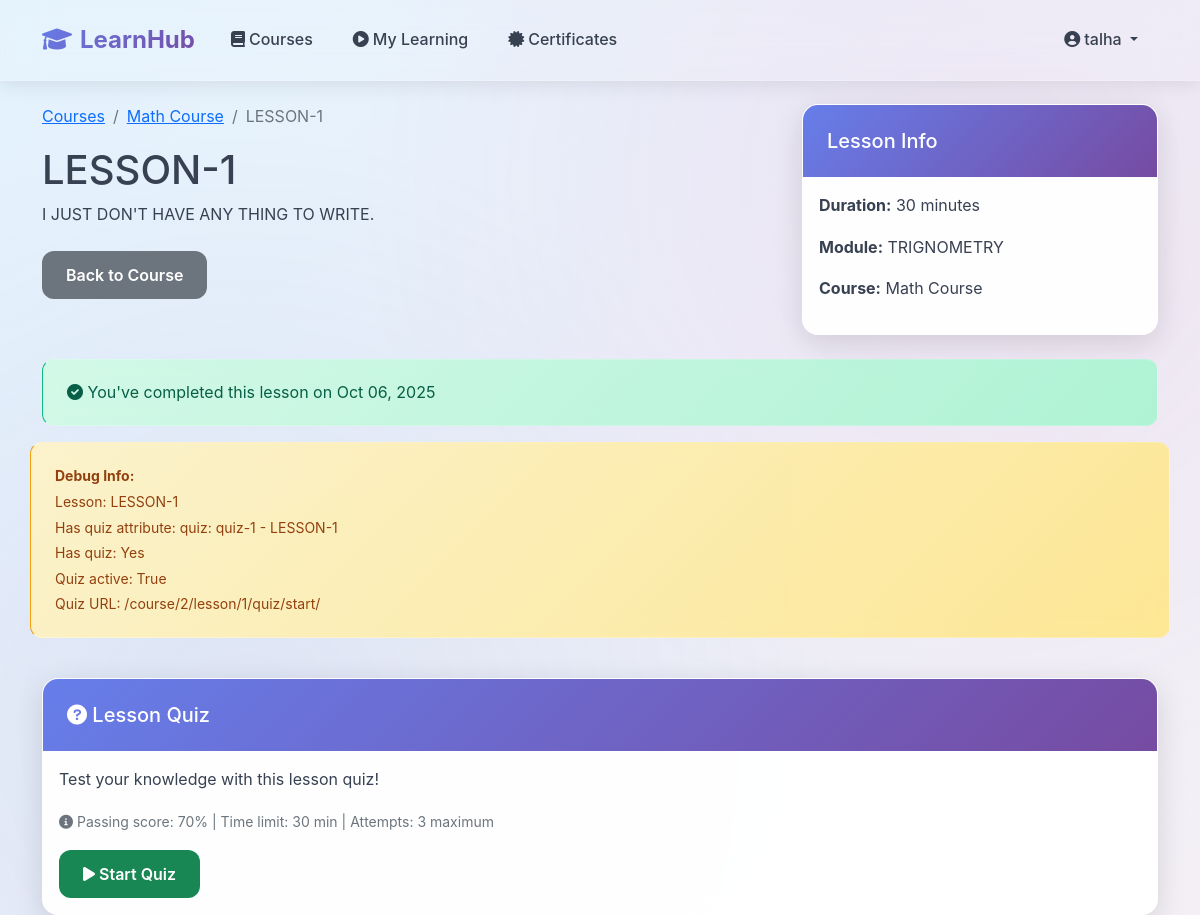
Page /course/2/lesson/1/ (signed in) on the committed database.
### courses/models.py (models this page shows, shortened)
class Course(models.Model):
    title = models.CharField(max_length=200)
    description = models.TextField()
    instructor = models.ForeignKey(User, on_delete=models.CASCADE, related_name='courses_taught')
    price = models.DecimalField(max_digits=10, decimal_places=2, default=0.00)
    thumbnail = models.ImageField(upload_to='course_thumbnails/', null=True, blank=True)
    created_at = models.DateTimeField(auto_now_add=True)
    updated_at = models.DateTimeField(auto_now=True)
    is_published = models.BooleanField(default=False)

class Lesson(models.Model):
    module = models.ForeignKey(Module, on_delete=models.CASCADE, related_name='lessons')
    title = models.CharField(max_length=200)
    content = models.TextField()
    video_url = models.URLField(blank=True, null=True)
    duration = models.PositiveIntegerField(help_text='Duration in minutes')
    order = models.PositiveIntegerField(default=0)
    class Meta:
        ordering = ['order']

class Module(models.Model):
    course = models.ForeignKey(Course, on_delete=models.CASCADE, related_name='modules')
    title = models.CharField(max_length=200)
    description = models.TextField(blank=True)
    order = models.PositiveIntegerField(default=0)
    class Meta:
        ordering = ['order']

class LessonProgress(models.Model):
    student = models.ForeignKey(User, on_delete=models.CASCADE, related_name='lesson_progress')
    lesson = models.ForeignKey(Lesson, on_delete=models.CASCADE, related_name='progress')
    completed = models.BooleanField(default=False)
    completed_at = models.DateTimeField(null=True, blank=True)
    class Meta:
        unique_together = ['student', 'lesson']

class Quiz(models.Model):
    lesson = models.OneToOneField(Lesson, on_delete=models.CASCADE, related_name='quiz')
    title = models.CharField(max_length=200)
    description = models.TextField(blank=True)
    passing_score = models.IntegerField(default=70)
    time_limit = models.IntegerField(default=30, help_text="Time limit in minutes")
    max_attempts = models.IntegerField(default=3, help_text="Maximum number of attempts")
    is_active = models.BooleanField(default=True)
    def __str__(self):
        return f"quiz: {self.title} - {self.lesson.title}"

### courses/views.py (the view)
# urls.py: path('course/<int:course_id>/lesson/<int:lesson_id>/', views.lesson_detail, name='lesson_detail'),
@login_required
def lesson_detail(request, course_id, lesson_id):
    lesson = get_object_or_404(Lesson, id=lesson_id, module__course_id=course_id)
    course = lesson.module.course
    if not Enrollment.objects.filter(student=request.user, course=course,).exists():
        messages.error(request, 'You need to enroll in this course first')
        return redirect('course_detail', course_id=course_id)
    lesson_progress, created = LessonProgress.objects.get_or_create(student=request.user, lesson=lesson)
    if not lesson_progress.completed:
        lesson_progress.completed = True
        lesson_progress.completed_at = timezone.now()
        lesson_progress.save()
        messages.success(request, f"Lesson marked as completed!")
    return render(request, 'courses/lesson_detail.html', {
        'lesson' : lesson,
        'course' : course,
        'lesson_progress' : lesson_progress
    })

### courses/templates/courses/lesson_detail.html (shortened to what this page needs)
{% extends 'base.html' %}
{% block content %}
<div class="row">
    <div class="col-md-8">
        <nav aria-label="breadcrumb">
            <ol class="breadcrumb">
                <li class="breadcrumb-item"><a href="{% url 'course_list' %}">Courses</a></li>
                <li class="breadcrumb-item"><a href="{% url 'course_dashboard' course.id %}">{{ course.title }}</a></li>
                <li class="breadcrumb-item active">{{ lesson.title }}</li>
            </ol>
        </nav>
        <h1>{{ lesson.title }}</h1>
        <div class="lesson-content">
            {{ lesson.content|linebreaks }}
        </div>
        <div class="mt-4">
            <a href="{% url 'course_dashboard' course.id %}" class="btn btn-secondary">Back to Course</a>
        </div>
    </div>
    <div class="col-md-4">
        <div class="card">
            <div class="card-header">
                <h5 class="mb-0">Lesson Info</h5>
            </div>
            <div class="card-body">
                <p><strong>Duration:</strong> {{ lesson.duration }} minutes</p>
                <p><strong>Module:</strong> {{ lesson.module.title }}</p>
                <p><strong>Course:</strong> {{ course.title }}</p>
            </div>
        </div>
    </div>
    <div class="mt-4">
        {% if not lesson_progress.completed %}
        <form method="post" action="{% url 'mark_lesson_completed' course.id lesson.id %}">
            {% csrf_token %}
            <button type="submit" class="btn btn-success">
                <i class="fas fa-check"></i> Mark as Completed
            </button>
        </form>
        {% else %}
        <div class="alert alert-success">
            <i class="fas fa-check-circle"></i> You've completed this lesson on {{ lesson_progress.completed_at|date:"M d, Y" }}
        </div>
        {% endif %}
    </div>
    <div class="alert alert-warning">
        <small>
            <strong>Debug Info:</strong><br>
            Lesson: {{ lesson.title }}<br>
            Has quiz attribute: {{ lesson.quiz }}<br>
            Has quiz: {% if lesson.quiz %}Yes{% else %}No{% endif %}<br>
            Quiz active: {% if lesson.quiz %}{{ lesson.quiz.is_active }}{% else %}No quiz{% endif %}<br>
            Quiz URL: {% url 'start_quiz' course.id lesson.id %}
        </small>
    </div>
    <div class="mt-4">
        {% if lesson.quiz and lesson.quiz.is_active %}
        <div class="card">
            <div class="card-header">
                <h5 class="mb-0"><i class="fas fa-question-circle"></i> Lesson Quiz</h5>
            </div>
            <div class="card-body">
                <p>Test your knowledge with this lesson quiz!</p>
                <p class="text-muted">
                    <small>
                        <i class="fas fa-info-circle"></i>
                        Passing score: {{ lesson.quiz.passing_score }}% |
                        Time limit: {{ lesson.quiz.time_limit }} min |
                        Attempts: {{ lesson.quiz.max_attempts }} maximum
                     </small>
                </p>
                <a href="{% url 'start_quiz' course.id lesson.id %}" class="btn btn-success">
                    <i class="fas fa-play"></i> Start Quiz
                </a>
            </div>
        </div>
        {% endif %}
    </div>
</div>
{% endblock %}

### templates/base.html (shortened to what this page needs)
<!DOCTYPE html>
<html lang="en">
<head>
    <link href="https://cdn.jsdelivr.net/npm/bootstrap@5.1.3/dist/css/bootstrap.min.css" rel="stylesheet">
    <link rel="stylesheet" href="https://cdnjs.cloudflare.com/ajax/libs/font-awesome/6.0.0/css/all.min.css">
    <link rel="stylesheet" href="https://cdnjs.cloudflare.com/ajax/libs/animate.css/4.1.1/animate.min.css">
    {% load static %}
    <link rel="stylesheet" href="{% static 'css/custom.css' %}">
</head>
<body>
    <nav class="navbar navbar-expand-lg navbar-light fixed-top">
        <div class="container">
            <a class="navbar-brand fw-bold" href="{% url 'course_list' %}">
                <i class="fas fa-graduation-cap me-2"></i>LearnHub
            </a>
            <div class="collapse navbar-collapse" id="navbarNav">
                <ul class="navbar-nav me-auto">
                    <li class="nav-item">
                        <a class="nav-link" href="{% url 'course_list' %}">
                            <i class="fas fa-book me-1"></i>Courses
                        </a>
                    </li>
                    {% if user.is_authenticated %}
                    <li class="nav-item">
                        <a class="nav-link" href="{% url 'my_courses' %}">
                            <i class="fas fa-play-circle me-1"></i>My Learning
                        </a>
                    </li>
                    <li class="nav-item">
                        <a class="nav-link" href="{% url 'my_certificates' %}">
                            <i class="fas fa-certificate me-1"></i>Certificates
                        </a>
                    </li>
                    {% endif %}
                </ul>
                <ul class="navbar-nav">
                    {% if user.is_authenticated %}
                    <li class="nav-item dropdown">
                        <a class="nav-link dropdown-toggle" href="#" id="navbarDropdown" role="button" data-bs-toggle="dropdown">
                            <i class="fas fa-user-circle me-1"></i>{{ user.username }}
                        </a>
                    </li>
                    {% endif %}
                </ul>
            </div>
        </div>
    </nav>
    <main style="padding-top: 80px;">
        <div class="container mt-4">
            {% block content %}
            {% endblock %}
        </div>
    </main>
</body>
<div class="background-overlay"></div>
</html>

### static/css/custom.css (style rules this page uses)
:root { --primary: #4361ee; --primary-dark: #3a0ca3; --secondary: #7209b7; --success: #4cc9f0; --warning: #f72585; --light: #f8f9fa; --dark: #212529; --gradient-primary: linear-gradient(135deg, #667eea 0%, #764ba2 100%); --gradient-success: linear-gradient(135deg, #4cc9f0 0%, #4361ee 100%); --body-bg: linear-gradient(135deg, #e3f2fd 0%, #f3eff5 100%); }
body { font-family: 'Inter', 'Segoe UI', system-ui, sans-serif; background: var(--body-bg); background-attachment: fixed; min-height: 100vh; line-height: 1.6; color: #374151; margin: 0; padding: 0; }
.background-overlay { position: fixed; top: 0; left: 0; width: 100%; height: 100%; background: radial-gradient(circle at 20% 80%, rgba(120, 119, 198, 0.1) 0%, transparent 50%), radial-gradient(circle at 80% 20%, rgba(255, 119, 198, 0.1) 0%, transparent 50%); pointer-events: none; z-index: -1; }
.navbar { margin-bottom: 0 !important; }
.card { border: none; border-radius: 16px; box-shadow: 0 8px 30px rgba(0, 0, 0, 0.12); background: rgba(255, 255, 255, 0.95); backdrop-filter: blur(10px); transition: all 0.3s cubic-bezier(0.4, 0, 0.2, 1); overflow: hidden; border: 1px solid rgba(255, 255, 255, 0.2); }
.card-header { background: var(--gradient-primary); border-bottom: none; padding: 1.5rem; }
.card-header h1, .card-header h2, .card-header h3, .card-header h4, .card-header h5, .card-header h6 { color: white; margin: 0; }
.btn { border-radius: 12px; font-weight: 600; padding: 0.75rem 1.5rem; border: none; transition: all 0.3s cubic-bezier(0.4, 0, 0.2, 1); position: relative; overflow: hidden; }
.navbar { background: rgba(255, 255, 255, 0.1) !important; backdrop-filter: blur(20px); box-shadow: 0 2px 20px rgba(0,0,0,0.1); padding: 1rem 0; border-bottom: 1px solid rgba(255, 255, 255, 0.2); transition: all 0.3s ease; }
.navbar-brand { font-weight: 700; font-size: 1.5rem; background: var(--gradient-primary); -webkit-background-clip: text; -webkit-text-fill-color: transparent; background-clip: text; }
.nav-link { font-weight: 500; border-radius: 8px; margin: 0 0.25rem; transition: all 0.2s ease; padding: 0.5rem 1rem !important; color: #374151 !important; }
.navbar { z-index: 1030; }
.alert { border: none; border-radius: 12px; border-left: 6px solid; padding: 1.25rem 1.5rem; backdrop-filter: blur(10px); border: 1px solid rgba(255, 255, 255, 0.2); }
.alert-success { border-left-color: #10b981; background: linear-gradient(135deg, rgba(209, 250, 229, 0.9), rgba(167, 243, 208, 0.9)); color: #065f46; }
.alert-warning { border-left-color: #f59e0b; background: linear-gradient(135deg, rgba(254, 243, 199, 0.9), rgba(253, 230, 138, 0.9)); color: #92400e; }
html { scroll-behavior: smooth; }

### rows in the picture
Course: title "Math Course", id "/course/2/lesson/1/quiz/start/"
Lesson: title "LESSON-1", content "I JUST DON'T HAVE ANY THING TO WRITE.", duration "30", module "TRIGNOMETRY", quiz "quiz: quiz-1 - LESSON-1", quiz.is_active "True", quiz.passing_score "70", quiz.time_limit "30", quiz.max_attempts "3"
LessonProgress: completed_at "Oct 06, 2025"

### other values in the picture
{{ user.username }} "talha"
